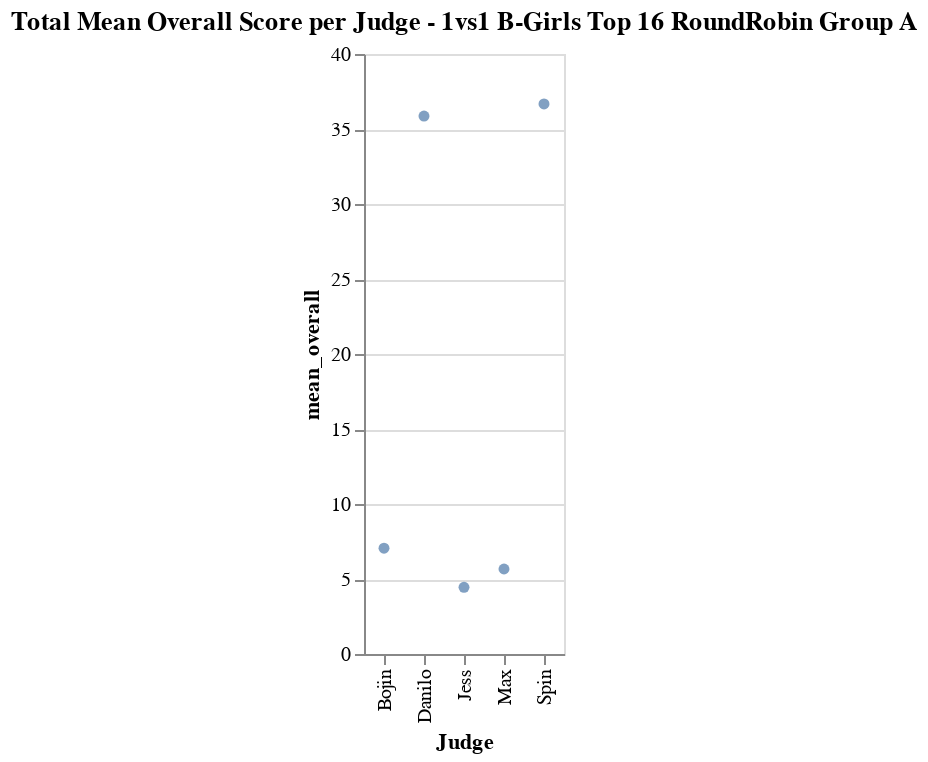

Source (notebook cell):
### Code cell
outlier_df0 = judge_df_cp[judge_df_cp['Category']==outliers['Category'].iloc[4]]

outlier_df00 = stat_groupby_judge(outlier_df0)

chart2 = alt.Chart(outlier_df00).mark_circle().encode(
    x='Judge:N',
    y='mean_overall:Q',
).properties(
    title='Total Mean Overall Score per Judge - '+outliers['Category'].iloc[4]
)

chart2

### Figure 1 — Vega-Lite specification as saved in the notebook (floating-point values rounded to 4 significant figures)
{"config": {"view": {"continuousWidth": 400, "continuousHeight": 300}}, "data": {"name": "data-891b6341ecac8a46454294fcff595ae3"}, "mark": "circle", "encoding": {"x": {"field": "Judge", "type": "nominal"}, "y": {"field": "mean_overall", "type": "quantitative"}}, "title": "Total Mean Overall Score per Judge - 1vs1 B-Girls Top 16 RoundRobin Group A", "$schema": "https://vega.github.io/schema/vega-lite/v4.17.0.json", "datasets": {"data-891b6341ecac8a46454294fcff595ae3": [{"Judge": "Bojin", "mean_overall": 7.056, "var_overall": 18.4, "min_overall": 1.0, "max_overall": 12.33, "median_overall": 8.17}, {"Judge": "Danilo", "mean_overall": 35.86, "var_overall": 650.2, "min_overall": 12.0, "max_overall": 90.33, "median_overall": 28.34}, {"Judge": "Jess", "mean_overall": 4.443, "var_overall": 7.523, "min_overall": 0.33, "max_overall": 9.33, "median_overall": 4.5}, {"Judge": "Max", "mean_overall": 5.667, "var_overall": 5.349, "min_overall": 1.67, "max_overall": 9.33, "median_overall": 6.165}, {"Judge": "Spin", "mean_overall": 36.67, "var_overall": 297.9, "min_overall": 1.67, "max_overall": 54.33, "median_overall": 45.84}]}}
